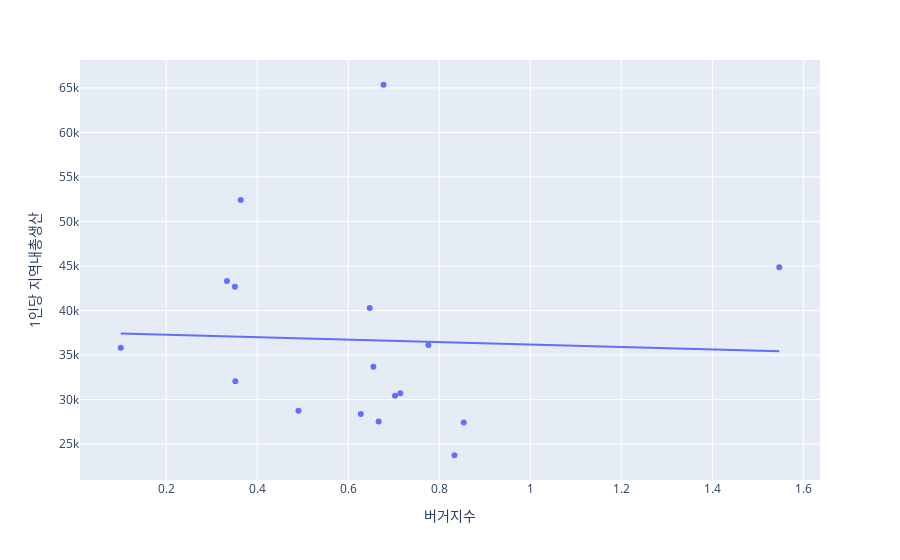

Write notebook code for a chart like this one.
### Code cell
# '1인당 지역내총생산', '1인당 지역총소득','1인당 개인소득', '1인당 민간소비'
px.scatter(df_2, x='버거지수', y='1인당 지역내총생산', trendline='ols', hover_name='시도별')

### Figure 1 — Plotly figure (JSON) as saved in the notebook; plotly's stock layout.template omitted (floating-point values rounded to 4 significant figures)
{"data": [{"hovertemplate": "<b>%{hovertext}</b><br><br>버거지수=%{x}<br>1인당 지역내총생산=%{y}<extra></extra>", "hovertext": ["강원도", "경기도", "경상남도", "경상북도", "광주광역시", "대구광역시", "대전광역시", "부산광역시", "서울특별시", "세종특별자치시", "울산광역시", "인천광역시", "전라남도", "전라북도", "제주특별자치도", "충청남도", "충청북도"], "legendgroup": "", "marker": {"color": "#636efa", "symbol": "circle"}, "mode": "markers", "name": "", "orientation": "v", "showlegend": false, "type": "scatter", "x": [0.3519, 0.776, 0.6552, 0.6471, 0.6667, 0.8333, 0.6275, 0.8537, 1.547, 0.1, 0.6774, 0.7027, 0.3333, 0.4906, 0.7143, 0.3636, 0.3509], "xaxis": "x", "y": [32061, 36133, 33690, 40272, 27548, 23744, 28364, 27409, 44865, 35826, 65352, 30425, 43323, 28740, 30720, 52402, 42653], "yaxis": "y"}, {"hovertemplate": "<b>OLS trendline</b><br>1인당 지역내총생산 = -1378.44 * 버거지수 + 37544.9<br>R<sup>2</sup>=0.001670<br><br>버거지수=%{x}<br>1인당 지역내총생산=%{y} <b>(trend)</b><extra></extra>", "legendgroup": "", "marker": {"color": "#636efa", "symbol": "circle"}, "mode": "lines", "name": "", "showlegend": false, "type": "scatter", "x": [0.1, 0.3333, 0.3509, 0.3519, 0.3636, 0.4906, 0.6275, 0.6471, 0.6552, 0.6667, 0.6774, 0.7027, 0.7143, 0.776, 0.8333, 0.8537, 1.547], "xaxis": "x", "y": [37410.0, 37090.0, 37060.0, 37060.0, 37040.0, 36870.0, 36680.0, 36650.0, 36640.0, 36630.0, 36610.0, 36580.0, 36560.0, 36480.0, 36400.0, 36370.0, 35410.0], "yaxis": "y"}], "layout": {"legend": {"tracegroupgap": 0}, "margin": {"t": 60}, "xaxis": {"anchor": "y", "domain": [0, 1], "title": {"text": "버거지수"}}, "yaxis": {"anchor": "x", "domain": [0, 1], "title": {"text": "1인당 지역내총생산"}}}}
